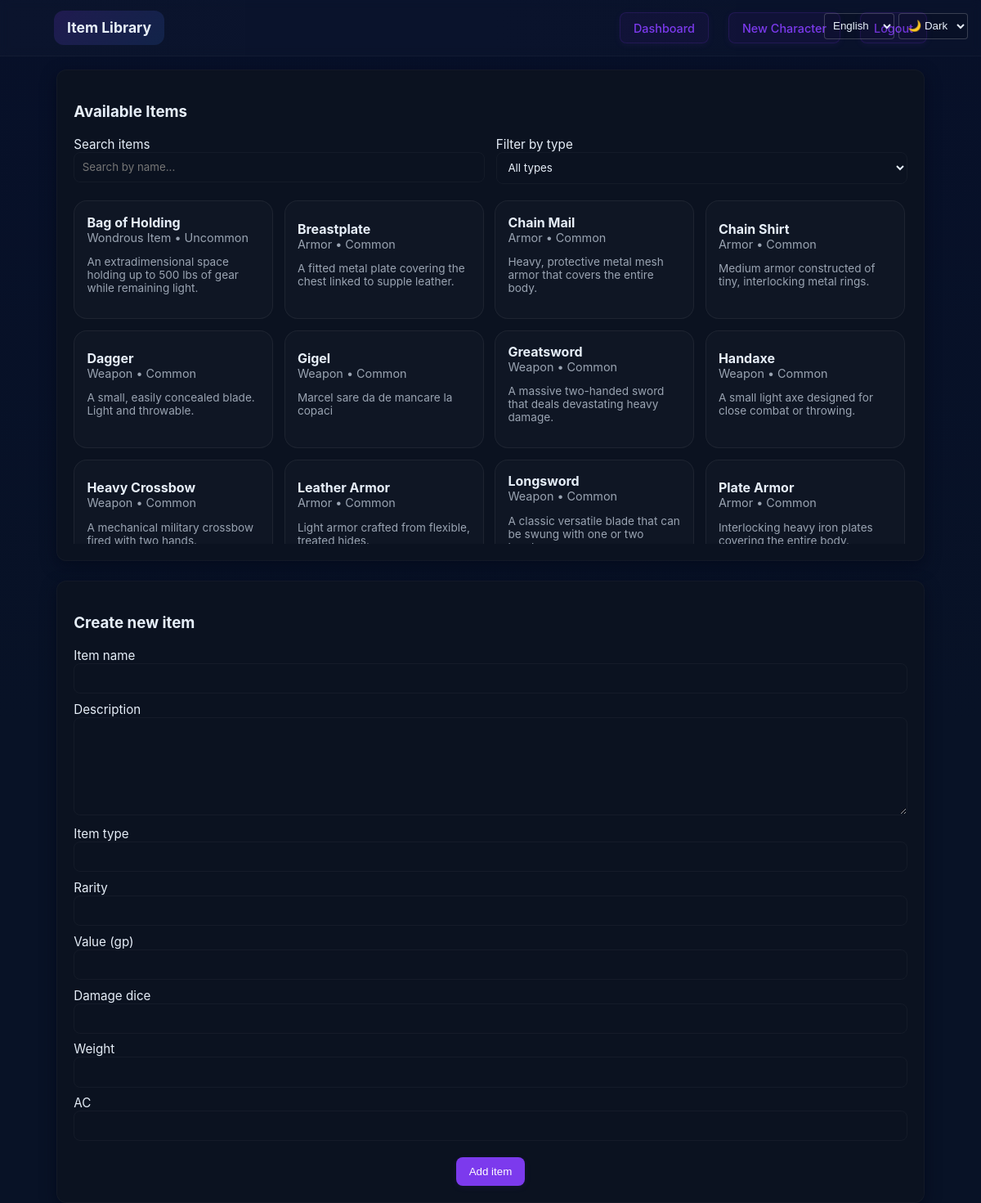
Page /items.php (signed in) on the committed database.
### tables this page shows
CREATE TABLE items (
    id INTEGER PRIMARY KEY AUTOINCREMENT,
    name TEXT NOT NULL,
    description TEXT,
    item_type TEXT NOT NULL,
    rarity TEXT DEFAULT 'Common',
    weight REAL DEFAULT 0.00, -- Real handles decimals in SQLite
    value_gold INTEGER DEFAULT 0,
    ac_base INTEGER NULL,
    damage_dice TEXT NULL,
    damage_type TEXT NULL,
    -- SQLite alternative to ENUM:
    CONSTRAINT chk_item_type CHECK (item_type IN ('Weapon', 'Armor', 'Shield', 'Potion', 'Ring', 'Wondrous Item', 'Gear')),
    CONSTRAINT chk_rarity CHECK (rarity IN ('Common', 'Uncommon', 'Rare', 'Very Rare', 'Legendary', 'Artifact'))
);

### common_scripts/init.php (called while the page is built, shortened)
<?php
require_once __DIR__ . '/../data/cintroller.php';
require_once __DIR__ . '/translations.php';
$controller = new DnDSQLiteController(DB_FILE);
$language = $_COOKIE['lang'] ?? $_GET['lang'] ?? 'en';
$translator = new Translator($language);
$theme = $_COOKIE['theme'] ?? $_GET['theme'] ?? 'dark';
function h($s): string
{
    return htmlspecialchars((string)$s, ENT_QUOTES | ENT_SUBSTITUTE, 'UTF-8');
}
function t(string $key, string $default = ''): string
{
    global $translator;
    return $translator->t($key, $default);
}
function get_theme(): string
{
    global $theme;
    return $theme;
}
function get_language(): string
{
    global $translator;
    return $translator->getLanguage();
}
function get_supported_languages(): array
{
    global $translator;
    return $translator->getSupportedLanguages();
}

### common_scripts/translations.php (called while the page is built, shortened)
<?php
class Translator
{
    private array $translations = [];
    private string $language;
    public function __construct(string $language = 'en')
    {
        $this->language = $this->validateLanguage($language);
    }
    private function validateLanguage(string $lang): string
    {
        $supported = ['en', 'es', 'fr'];
        return in_array($lang, $supported) ? $lang : 'en';
    }
    private function loadLanguage(string $lang): void
    {
        $file = __DIR__ . '/../translations/' . $lang . '.json';
        if (file_exists($file)) {
            $json = file_get_contents($file);
            $this->translations = json_decode($json, true) ?? [];
        }
    }
    public function t(string $key, string $default = ''): string
    {
        return htmlspecialchars($this->translations[$key] ?? $default, ENT_QUOTES | ENT_SUBSTITUTE, 'UTF-8');
    }
    public function getLanguage(): string
    {
        return $this->language;
    }
    public function getSupportedLanguages(): array
    {
        return ['en' => 'English', 'es' => 'Español', 'fr' => 'Français'];
    }
}

### data/cintroller.php (called while the page is built, shortened)
<?php
class DnDSQLiteController
{
    private PDO $pdo;
    public function __construct(string $databaseFilePath)
    {
        try {
            $this->pdo = new PDO("sqlite:" . $databaseFilePath);
            $this->pdo->setAttribute(PDO::ATTR_ERRMODE, PDO::ERRMODE_EXCEPTION);
            $this->pdo->setAttribute(PDO::ATTR_DEFAULT_FETCH_MODE, PDO::FETCH_ASSOC);
            $this->pdo->exec("PRAGMA foreign_keys = ON;");
        } catch (PDOException $e) {
            throw new RuntimeException("SQLite connection failed: " . $e->getMessage());
        }
    }
    public function getItems(): array
    {
        $sql = "SELECT id, name, description, item_type, rarity FROM items ORDER BY name ASC";
        return $this->pdo->query($sql)->fetchAll();
    }
}

### items.php (the view, shortened to what this page needs)
<?php
require_once __DIR__ . '/common_scripts/init.php';
$search = trim($_GET['search'] ?? '');
$typeFilter = trim($_GET['type'] ?? '');
$items = $controller->getItems();
$filteredItems = array_filter($items, function ($item) use ($search, $typeFilter) {
    $matchesName = $search === '' || stripos($item['name'], $search) !== false;
    $matchesType = $typeFilter === '' || $item['item_type'] === $typeFilter;
    return $matchesName && $matchesType;
});
?>
<!doctype html>
<html lang="<?php echo h(get_language()); ?>">
<head>
    <link rel="stylesheet" href="/resources/css/style.css">
</head>
<body class="<?php echo h(get_theme()); ?>">
<?php include __DIR__ . '/common_scripts/selector.php'; ?>
<header class="topbar">
    <div class="container">
        <h2 class="view-title"><?php echo t('items_title'); ?></h2>
        <nav>
            <a href="/dashboard.php" class="button secondary"><?php echo t('dashboard_title'); ?></a>
            <a href="/character_create.php" class="button secondary"><?php echo t('nav_new_character'); ?></a>
            <a href="/logout.php" class="button secondary"><?php echo t('nav_logout'); ?></a>
        </nav>
    </div>
</header>
<main class="container">
    <section class="card">
        <h3><?php echo t('items_list_title'); ?></h3>
        <form method="get" class="item-controls">
            <label><?php echo t('items_search_label'); ?><input type="search" name="search" value="<?php echo h($search); ?>" placeholder="<?php echo t('items_search_placeholder'); ?>"></label>
            <label><?php echo t('items_filter_type'); ?><select name="type" onchange="this.form.submit()">
                <option value=""><?php echo t('items_all_types'); ?></option>
            </select></label>
        </form>
        <div class="item-grid">
            <?php if (empty($filteredItems)): ?>
                <p class="muted"><?php echo t('items_no_records'); ?></p>
            <?php else: ?>
                <?php foreach ($filteredItems as $item): ?>
                    <article class="item-card">
                        <div>
                            <strong><?php echo h($item['name']); ?></strong>
                            <div class="meta"><?php echo h($item['item_type']); ?> • <?php echo h($item['rarity']); ?></div>
                            <?php if (!empty($item['description'])): ?>
                                <p class="muted-small"><?php echo h($item['description']); ?></p>
                            <?php endif; ?>
                        </div>
                    </article>
                <?php endforeach; ?>
            <?php endif; ?>
        </div>
    </section>
    <section class="card">
        <h3><?php echo t('items_create_title'); ?></h3>
        <form method="post">
            <label><?php echo t('items_name'); ?><input type="text" name="name" required></label>
            <label><?php echo t('items_description'); ?><textarea name="description" rows="3" required></textarea></label>
            <label><?php echo t('items_type'); ?><input type="text" name="item_type" required></label>
            <label><?php echo t('items_rarity'); ?><input type="text" name="rarity" required></label>
            <label><?php echo t('items_value'); ?><input type="number" name="value" required></label>
            <label><?php echo t('items_damage'); ?><input type="text" name="damage_dice"></label>
            <label><?php echo t('items_weight'); ?><input type="text" name="weight"></label>
            <label><?php echo t('items_ac'); ?><input type="text" name="ac_base"></label>
            <div class="actions"><button type="submit" class="button"><?php echo t('items_create_button'); ?></button></div>
        </form>
    </section>
</main>
</body>
</html>

### common_scripts/selector.php
<?php
$langOptions = '';
foreach (get_supported_languages() as $code => $name) {
    $selected = get_language() === $code ? ' selected' : '';
    $langOptions .= '<option value="' . h($code) . '"' . $selected . '>' . h($name) . '</option>';
}
$theme = get_theme();
$themeOptions = '';
$themeOptions .= '<option value="dark"' . ($theme === 'dark' ? ' selected' : '') . '>🌙 ' . t('theme_dark') . '</option>';
$themeOptions .= '<option value="light"' . ($theme === 'light' ? ' selected' : '') . '>☀️ ' . t('theme_light') . '</option>';
$themeOptions .= '<option value="auto"' . ($theme === 'auto' ? ' selected' : '') . '>⚙️ ' . t('theme_auto') . '</option>';
echo '<div style="position:fixed;top:1rem;right:1rem;display:flex;gap:0.5rem;z-index:1000">'
    . '<form method="get" style="margin:0;display:flex;gap:0.3rem">'
    . '<select name="lang" onchange="this.form.submit()" style="padding:0.4rem;border:1px solid rgba(255,255,255,0.2);background:rgba(0,0,0,0.1);color:inherit;border-radius:4px;cursor:pointer">'
    . $langOptions
    . '</select>'
    . '<select name="theme" onchange="this.form.submit()" style="padding:0.4rem;border:1px solid rgba(255,255,255,0.2);background:rgba(0,0,0,0.1);color:inherit;border-radius:4px;cursor:pointer">'
    . $themeOptions
    . '</select>'
    . '</form>'
    . '</div>';

### resources/css/style.css (style rules this page uses)
.item-grid { display: grid; grid-template-columns: repeat(auto-fit, minmax(260px, 1fr)); gap: 0.75rem; width: 100%; }
label.skill-row, .item-card, .item-grid label { min-width: 0; width: 100%; box-sizing: border-box; }
.muted-small { color: var(--muted); font-size: 0.85em; }
.container { max-width: 1100px; margin: 0 auto; padding: 0 1.2rem; width: 100%; }
:root { --bg:#0f1724;--card:#0b1220;--muted:#9aa4b2;--accent:#7c3aed;--danger:#ef4444;--text:#e6eef8;color-scheme:dark }
body.dark { --bg:#0f1724;--card:#0b1220;--muted:#9aa4b2;--accent:#7c3aed;--danger:#ef4444;--text:#e6eef8;color-scheme:dark }
* { box-sizing:border-box }
html,body { height:100% }
body { margin:0;font-family:Inter,ui-sans-serif,system-ui,-apple-system,"Segoe UI",Roboto,Helvetica,Arial;background:linear-gradient(180deg,#071029 0%, #081226 60%);color:var(--text) }
.topbar { background:linear-gradient(90deg, rgba(255,255,255,0.02), rgba(255,255,255,0.01));backdrop-filter:blur(6px);border-bottom:1px solid rgba(255,255,255,0.03) }
.topbar .container { display:flex;align-items:center;justify-content:space-between;padding:0.8rem 1rem }
.topbar h2 { margin:0;font-size:1.1rem }
.topbar nav { display:flex;align-items:center;gap:0.5rem }
.topbar nav a,.topbar nav span { color:var(--muted);margin-left:1rem;text-decoration:none;font-size:0.9rem }
.card { background:var(--card);border:1px solid rgba(255,255,255,0.03);padding:1.25rem;border-radius:12px;box-shadow:0 6px 18px rgba(2,6,23,0.6);margin-top: 1em; }
.card { margin-bottom:1.5rem; }
label { display:block;margin-bottom:0.6rem;font-size:0.95rem }
label input,label select,label textarea { width:100%;padding:0.6rem;border-radius:8px;border:1px solid rgba(255,255,255,0.04);background:transparent;color:inherit;font-family:inherit }
label textarea { min-height:120px;resize:vertical; }
.actions { display:flex;align-items:center;justify-content:center;margin-top:1rem }
button, .button { background:var(--accent); border:none; color:white; padding:0.6rem 1rem; border-radius:8px; cursor:pointer; font-weight:500; transition:opacity 0.2s,box-shadow 0.2s; box-shadow:0 2px 8px rgba(124,58,237,0.08); }
.button.secondary { background:rgba(109,40,217,0.07); border:1px solid rgba(109,40,217,0.18); color:var(--accent); }
.container { max-width:1100px;margin:0 auto }
.topbar .container { gap:0.6rem }
.topbar nav a { transition:color 0.12s ease }
h1,h2 { line-height:1.05 }
.meta { color:var(--muted);font-size:0.9rem; }
.view-title { background:linear-gradient(135deg,rgba(124,58,237,0.18),rgba(59,130,246,0.14));padding:0.75rem 1rem;border-radius:12px;font-size:1rem;display:inline-flex;align-items:center;gap:0.75rem; }
.item-grid { display:grid;grid-template-columns:repeat(auto-fit,minmax(220px,1fr));gap:0.85rem;margin-top:0.7rem;max-height:420px;overflow-y:auto;padding-right:0.2rem; }
.item-card { display:flex;align-items:center;gap:0.75rem;padding:0.95rem;border-radius:16px;border:1px solid rgba(255,255,255,0.06);background:rgba(255,255,255,0.02); }
.item-controls { display:grid;grid-template-columns:1fr 1fr;gap:0.85rem;margin-top:1rem; }
.item-controls label { display:block; }
.item-controls input, .item-controls select { width:100%; }
.actions { display:flex;gap:0.75rem;flex-wrap:wrap;margin-top:1.25rem; }

### rows in the picture
items: name "Bag of Holding", item_type "Wondrous Item", rarity "Uncommon", description "An extradimensional space holding up to 500 lbs of gear while remaining light."
items: name "Breastplate", item_type "Armor", rarity "Common", description "A fitted metal plate covering the chest linked to supple leather."
items: name "Chain Mail", item_type "Armor", rarity "Common", description "Heavy, protective metal mesh armor that covers the entire body."
items: name "Chain Shirt", item_type "Armor", rarity "Common", description "Medium armor constructed of tiny, interlocking metal rings."
items: name "Dagger", item_type "Weapon", rarity "Common", description "A small, easily concealed blade. Light and throwable."
items: name "Gigel", item_type "Weapon", rarity "Common", description "Marcel sare da de mancare la copaci"
items: name "Greatsword", item_type "Weapon", rarity "Common", description "A massive two-handed sword that deals devastating heavy damage."
items: name "Handaxe", item_type "Weapon", rarity "Common", description "A small light axe designed for close combat or throwing."
items: name "Heavy Crossbow", item_type "Weapon", rarity "Common", description "A mechanical military crossbow fired with two hands."
items: name "Leather Armor", item_type "Armor", rarity "Common", description "Light armor crafted from flexible, treated hides."
items: name "Longsword", item_type "Weapon", rarity "Common", description "A classic versatile blade that can be swung with one or two…"
items: name "Plate Armor", item_type "Armor", rarity "Common", description "Interlocking heavy iron plates covering the entire body."

### other values in the picture
t('items_title') "Item Library"
t('dashboard_title') "Dashboard"
t('nav_new_character') "New Character"
t('nav_logout') "Logout"
t('items_list_title') "Available Items"
t('items_search_label') "Search items"
t('items_filter_type') "Filter by type"
t('items_create_title') "Create new item"
t('items_name') "Item name"
t('items_description') "Description"
t('items_type') "Item type"
t('items_rarity') "Rarity"
t('items_value') "Value (gp)"
t('items_damage') "Damage dice"
t('items_weight') "Weight"
